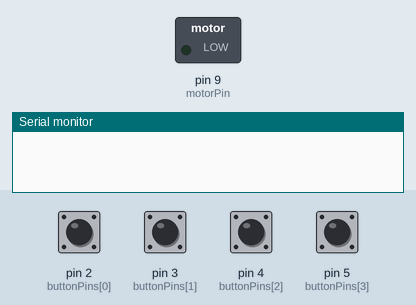
Recording of a sketch running on a simulated Arduino Uno, built with avr-gcc and run on an emulated ATmega328P. On the bench: switched loads named in the sketch (green lamp = pin HIGH), the last lines printed to the serial monitor. Inputs (shaded band) come from the test bench; at power-on: pin 2 (buttonPins[0]), pin 3 (buttonPins[1]), pin 4 (buttonPins[2]), pin 5 (buttonPins[3]) HIGH.

Above: at 1.2 s.
1.3 s: pin 3 (buttonPins[1]) pulled LOW for 0.15 s
At 2.0 s:
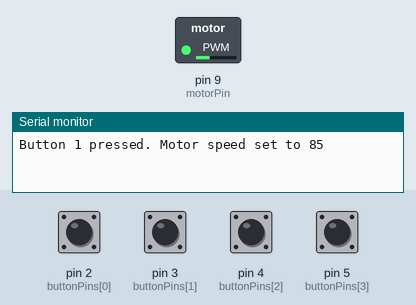
2.9 s: pin 4 (buttonPins[2]) pulled LOW for 0.15 s
At 3.2 s:
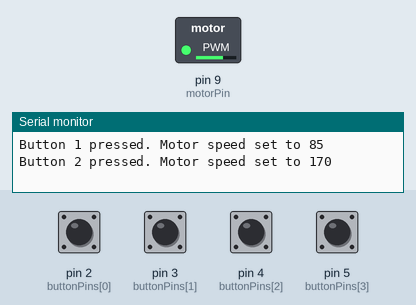
4.5 s: pin 5 (buttonPins[3]) pulled LOW for 0.15 s
At 5.7 s:
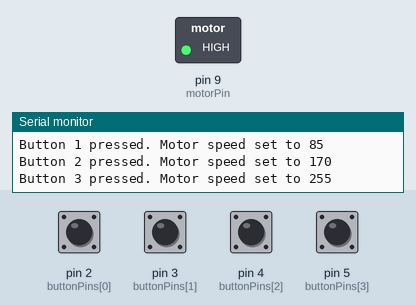
6.1 s: pin 2 (buttonPins[0]) pulled LOW for 0.15 s
At 6.9 s:
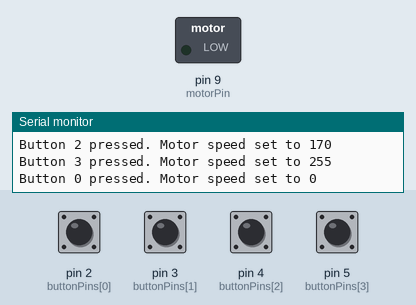
7.7 s: pin 3 (buttonPins[1]) pulled LOW for 1 s
At 8.1 s:
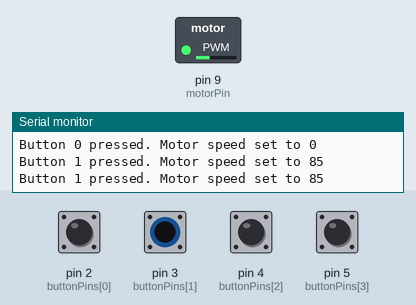
10.2 s: pin 2 (buttonPins[0]) pulled LOW for 1 s
At 11.2 s:
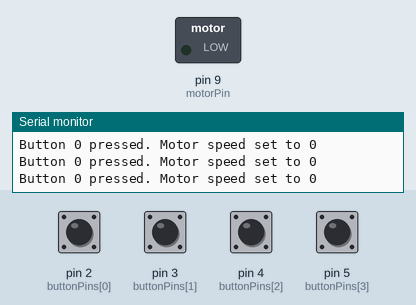
Timing chart, 0 to 13.2 s (numbered marks = the images above; inputs shaded):
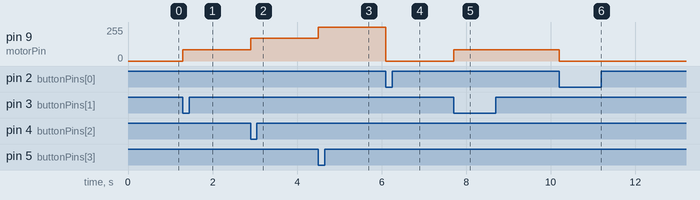

The sketch:

keypad_pump_12V.ino
```cpp
/*
Control pumping with keypad

Wire connection
    Keypad 1x4:
        1 Row (connected together), 4 Columns (separate buttons).
    Motor:
        Use a motor driver (like L298N, L9110, or a simple N-MOSFET)
        to control the motor safely from Arduino PWM pin.
    Connections:
        4 Arduino pins → 4 keypad columns
        Motor control pin → PWM-capable Arduino pin (e.g., D9 on Uno)

How It Works
    Button 0 pressed → Motor OFF (speed = 0)
    Button 1 pressed → Motor ~33% speed
    Button 2 pressed → Motor ~66% speed
    Button 3 pressed → Motor full speed (100%)
Each button press directly changes the PWM output to the motor.
*/


// 1x4 Keypad pins
const int buttonPins[4] = {2, 3, 4, 5};  // Connect columns to Arduino pins

// Motor control pin
const int motorPin = 9; // Must be a PWM capable pin

// Motor speeds
int motorSpeeds[4] = {0, 85, 170, 255}; // 0%, ~33%, ~66%, 100%

void setup() {
  // Setup button pins
  for (int i = 0; i < 4; i++) {
    pinMode(buttonPins[i], INPUT_PULLUP); // Use internal pull-up resistors
  }

  // Setup motor control pin
  pinMode(motorPin, OUTPUT);

  // Start motor OFF
  analogWrite(motorPin, 0);

  Serial.begin(9600);
}

void loop() {
  // Check buttons
  for (int i = 0; i < 4; i++) {
    if (digitalRead(buttonPins[i]) == LOW) {  // Button pressed (active low)
      analogWrite(motorPin, motorSpeeds[i]);
      Serial.print("Button ");
      Serial.print(i);
      Serial.print(" pressed. Motor speed set to ");
      Serial.println(motorSpeeds[i]);
      delay(300); // Debounce delay
    }
  }
}
```

Measured:
- after the input at 1.3 s, pin 9 (motorPin): 0/255 → 85/255 at once
- after the input at 2.9 s, pin 9 (motorPin): 85/255 → 170/255 at once
- after the input at 4.5 s, pin 9 (motorPin): 170/255 → 255/255 at once
- after the input at 6.1 s, pin 9 (motorPin): 255/255 → 0/255 at once
- after the input at 7.7 s, pin 9 (motorPin): 0/255 → 85/255 at once
- after the input at 10.2 s, pin 9 (motorPin): 85/255 → 0/255 at once
